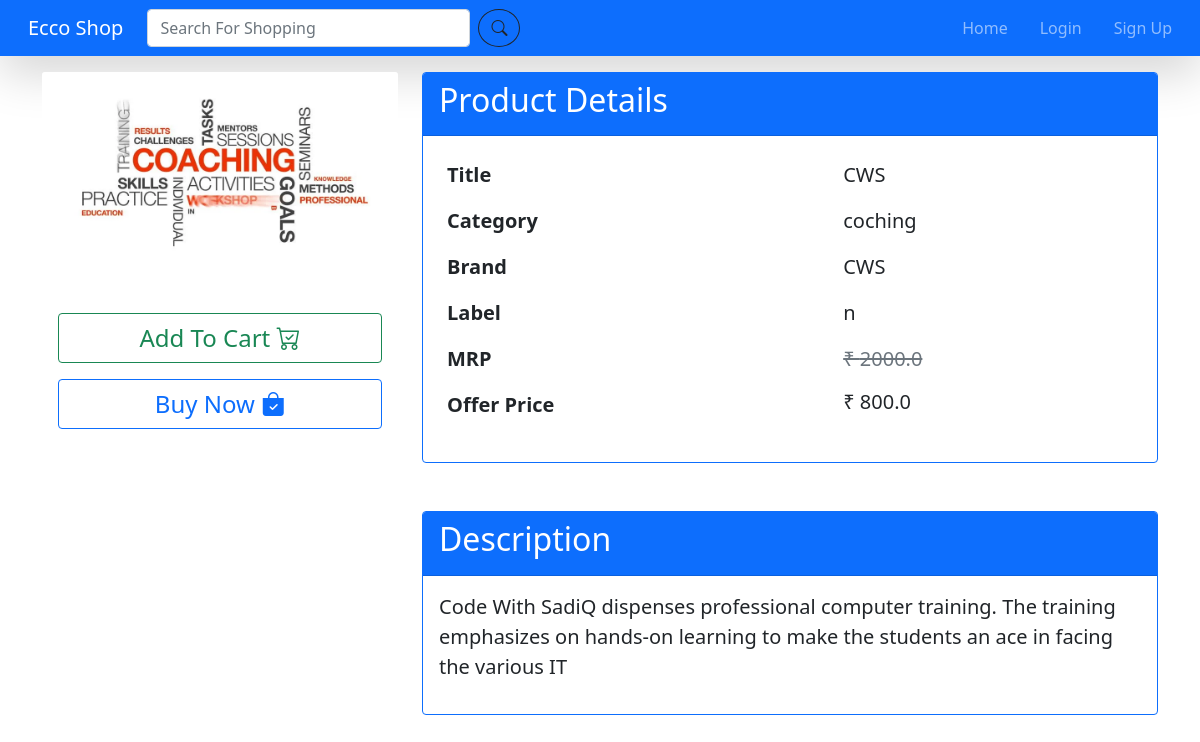
Screenshot of /view/2/codwithsadiq/ with the database file from the repository.
### datawork/models.py (models this page shows, shortened)
class Item(models.Model):
    title  = models.CharField(max_length=200)
    category = models.ForeignKey(Category,on_delete=models.CASCADE)
    brand = models.ForeignKey(Brand,on_delete=models.SET_NULL,null=True)
    label = models.CharField(choices=LABEL_CHOICE,max_length=5)
    slug = models.SlugField()
    description = models.TextField()
    image = models.ImageField(upload_to="products/")
    price = models.FloatField()
    discount_price = models.FloatField(null=True,blank=True)

class Category(models.Model):
    title = models.CharField(max_length=200)
    description = models.TextField()
    slug = models.SlugField()

class Brand(models.Model):
    brand_name = models.CharField(max_length=200)
    slug = models.SlugField()

### datawork/views.py (the view)
# urls.py: path('view/<int:id>/<slug:slug>/', view_product,name="view"),
def view_product(req,id,slug):
    return render(req,"product.html",{
        'product': Item.objects.get(pk=id),
        'related_products':Item.objects.exclude(pk=id),
    })

### templates/product.html
{% extends "base.html" %}
{% block content %}
<div class="container mt-3">
    <div class="row">
        <div class="col-lg-4">
            <div class="card sticky-top border-0">
                <img src="{{product.image.url}}" alt="" class="card-img">
                <div class="card-body">
                    <div class="mt-4">
                        <button type="button" class="btn btn-outline-success w-100 fs-4" style="height: 50px;">Add To Cart <i class="bi bi-cart-check"></i></button>
                        <button type="button" class="btn btn-outline-primary w-100 mt-3 fs-4" style="height: 50px;">Buy Now <i class="bi bi-bag-check-fill"></i></button>
                    </div>
                </div>
            </div>
        </div>
        <div class="col-lg-8">
            <div class="card border-primary">
                <div class="card-header bg-primary text-white"><h2>Product Details</h2></div>
                <div class="card-body">
                    <table class="table table-borderless">
                        <tr>
                            <th class="fs-5">Title</th>
                            <td class="fs-5">{{product.title}}</td>
                        </tr>
                        <tr>
                            <th class="fs-5">Category</th>
                            <td class="fs-5">{{ product.category.title }}</td>
                        </tr>
                        <tr>
                            <th class="fs-5">Brand</th>
                            <td class="fs-5">{{ product.brand.brand_name }}</td>
                        </tr>
                        <tr>
                            <th class="fs-5">Label</th>
                            <td class="fs-5">{{product.label}}</td>
                        </tr>
                        <tr>
                            <th class="fs-5">MRP</th>
                            <td class="text-muted fs-5"><del>₹ {{ product.price }}</del></td>
                        </tr>
                        <tr>
                            <th class="fs-5">Offer Price</th>
                            <td class="fs-5"><h5>₹ {{product.discount_price}}</h5></td>
                        </tr>
                    </table>
                </div>
            </div>
            <div class="card border-primary my-5 ">
                <div class="card-header bg-primary text-white"><h2>Description</h2></div>
                <div class="card-body">
                    <p class="lead">{{product.description}}</p>
                </div>
            </div>
        </div>
    </div>
</div>
{% endblock %}

### rows the page displays
Item: image (picture), title "CWS", category "coching", brand.brand_name "CWS", label "n", price "2000.0", discount_price "800.0", description "Code With SadiQ dispenses professional computer training. The training emphasizes on hands-on learning to make the students an ace in facing the various IT"
